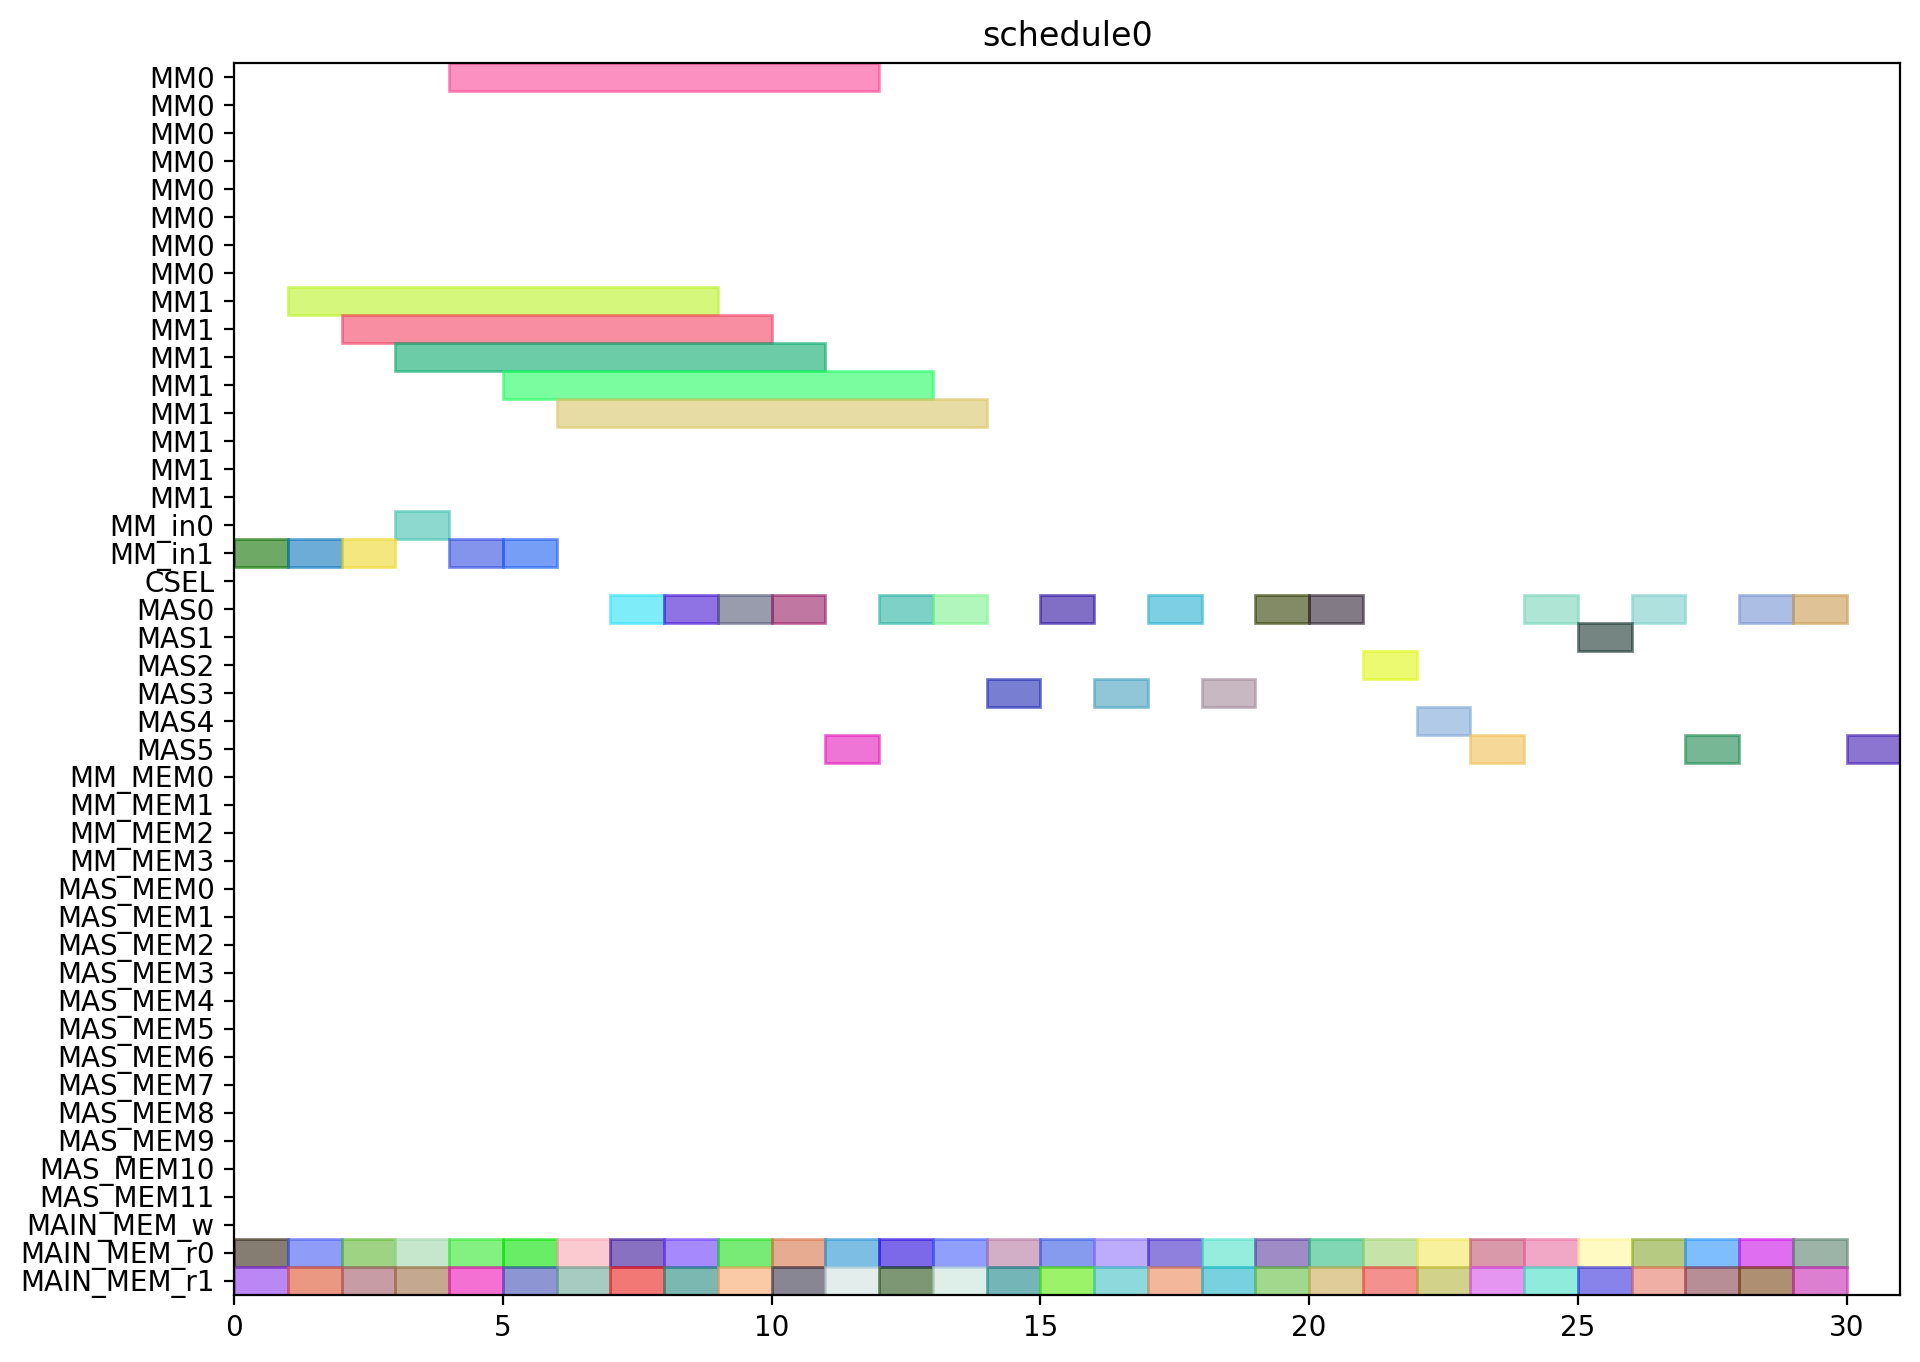

This chart was generated by the following Python code:
from pyschedule import Scenario, solvers, plotters, alt


def solve():
	horizon = 149
	S = Scenario("schedule0", horizon=horizon)

	# resource
	MM = S.Resources('MM', num=2, size=8)
	MM_in = S.Resources('MM_in', num=2)
	CSEL = S.Resource('CSEL')
	MAS = S.Resources('MAS', num=6, size=1, periods=range(1, horizon))
	MM_MEM = S.Resources('MM_MEM', num=4)
	MAS_MEM = S.Resources('MAS_MEM', num=12)
	MAIN_MEM_w = S.Resource('MAIN_MEM_w', size=1)
	MAIN_MEM_r = S.Resources('MAIN_MEM_r', num=2)

	# result of previous scheduling

	# new tasks
	d_t0_a1_0 = S.Task('d_t0_a1_0', length=1, delay_cost=1)
	d_t0_a1_0 += alt(MAS)
	d_t0_a1_0_mem0 = S.Task('d_t0_a1_0_mem0', length=1, delay_cost=1)
	d_t0_a1_0_mem0 += MAIN_MEM_r[0]
	S += d_t0_a1_0_mem0 <= d_t0_a1_0

	d_t0_a1_0_mem1 = S.Task('d_t0_a1_0_mem1', length=1, delay_cost=1)
	d_t0_a1_0_mem1 += MAIN_MEM_r[1]
	S += d_t0_a1_0_mem1 <= d_t0_a1_0

	d_t0_a1_1 = S.Task('d_t0_a1_1', length=1, delay_cost=1)
	d_t0_a1_1 += alt(MAS)
	d_t0_a1_1_mem0 = S.Task('d_t0_a1_1_mem0', length=1, delay_cost=1)
	d_t0_a1_1_mem0 += MAIN_MEM_r[0]
	S += d_t0_a1_1_mem0 <= d_t0_a1_1

	d_t0_a1_1_mem1 = S.Task('d_t0_a1_1_mem1', length=1, delay_cost=1)
	d_t0_a1_1_mem1 += MAIN_MEM_r[1]
	S += d_t0_a1_1_mem1 <= d_t0_a1_1

	d_t0_t10 = S.Task('d_t0_t10', length=1, delay_cost=1)
	d_t0_t10 += alt(MAS)
	d_t0_t10_mem0 = S.Task('d_t0_t10_mem0', length=1, delay_cost=1)
	d_t0_t10_mem0 += MAIN_MEM_r[0]
	S += d_t0_t10_mem0 <= d_t0_t10

	d_t0_t10_mem1 = S.Task('d_t0_t10_mem1', length=1, delay_cost=1)
	d_t0_t10_mem1 += MAIN_MEM_r[1]
	S += d_t0_t10_mem1 <= d_t0_t10

	d_t0_t11 = S.Task('d_t0_t11', length=1, delay_cost=1)
	d_t0_t11 += alt(MAS)
	d_t0_t11_mem0 = S.Task('d_t0_t11_mem0', length=1, delay_cost=1)
	d_t0_t11_mem0 += MAIN_MEM_r[0]
	S += d_t0_t11_mem0 <= d_t0_t11

	d_t0_t11_mem1 = S.Task('d_t0_t11_mem1', length=1, delay_cost=1)
	d_t0_t11_mem1 += MAIN_MEM_r[1]
	S += d_t0_t11_mem1 <= d_t0_t11

	d_t0_t3_t0 = S.Task('d_t0_t3_t0', length=8, delay_cost=1)
	d_t0_t3_t0 += alt(MM)
	d_t0_t3_t0_in = S.Task('d_t0_t3_t0_in', length=1, delay_cost=1)
	d_t0_t3_t0_in += alt(MM_in)
	S += d_t0_t3_t0_in*MM_in[0]<=d_t0_t3_t0*MM[0]
	S += d_t0_t3_t0_in*MM_in[1]<=d_t0_t3_t0*MM[1]
	d_t0_t3_t0_mem0 = S.Task('d_t0_t3_t0_mem0', length=1, delay_cost=1)
	d_t0_t3_t0_mem0 += MAIN_MEM_r[0]
	S += d_t0_t3_t0_mem0 <= d_t0_t3_t0

	d_t0_t3_t0_mem1 = S.Task('d_t0_t3_t0_mem1', length=1, delay_cost=1)
	d_t0_t3_t0_mem1 += MAIN_MEM_r[1]
	S += d_t0_t3_t0_mem1 <= d_t0_t3_t0

	d_t0_t3_t1 = S.Task('d_t0_t3_t1', length=8, delay_cost=1)
	d_t0_t3_t1 += alt(MM)
	d_t0_t3_t1_in = S.Task('d_t0_t3_t1_in', length=1, delay_cost=1)
	d_t0_t3_t1_in += alt(MM_in)
	S += d_t0_t3_t1_in*MM_in[0]<=d_t0_t3_t1*MM[0]
	S += d_t0_t3_t1_in*MM_in[1]<=d_t0_t3_t1*MM[1]
	d_t0_t3_t1_mem0 = S.Task('d_t0_t3_t1_mem0', length=1, delay_cost=1)
	d_t0_t3_t1_mem0 += MAIN_MEM_r[0]
	S += d_t0_t3_t1_mem0 <= d_t0_t3_t1

	d_t0_t3_t1_mem1 = S.Task('d_t0_t3_t1_mem1', length=1, delay_cost=1)
	d_t0_t3_t1_mem1 += MAIN_MEM_r[1]
	S += d_t0_t3_t1_mem1 <= d_t0_t3_t1

	d_t0_t3_t2 = S.Task('d_t0_t3_t2', length=1, delay_cost=1)
	d_t0_t3_t2 += alt(MAS)
	d_t0_t3_t2_mem0 = S.Task('d_t0_t3_t2_mem0', length=1, delay_cost=1)
	d_t0_t3_t2_mem0 += MAIN_MEM_r[0]
	S += d_t0_t3_t2_mem0 <= d_t0_t3_t2

	d_t0_t3_t2_mem1 = S.Task('d_t0_t3_t2_mem1', length=1, delay_cost=1)
	d_t0_t3_t2_mem1 += MAIN_MEM_r[1]
	S += d_t0_t3_t2_mem1 <= d_t0_t3_t2

	d_t0_t3_t3 = S.Task('d_t0_t3_t3', length=1, delay_cost=1)
	d_t0_t3_t3 += alt(MAS)
	d_t0_t3_t3_mem0 = S.Task('d_t0_t3_t3_mem0', length=1, delay_cost=1)
	d_t0_t3_t3_mem0 += MAIN_MEM_r[0]
	S += d_t0_t3_t3_mem0 <= d_t0_t3_t3

	d_t0_t3_t3_mem1 = S.Task('d_t0_t3_t3_mem1', length=1, delay_cost=1)
	d_t0_t3_t3_mem1 += MAIN_MEM_r[1]
	S += d_t0_t3_t3_mem1 <= d_t0_t3_t3

	d_t1_a1_0 = S.Task('d_t1_a1_0', length=1, delay_cost=1)
	d_t1_a1_0 += alt(MAS)
	d_t1_a1_0_mem0 = S.Task('d_t1_a1_0_mem0', length=1, delay_cost=1)
	d_t1_a1_0_mem0 += MAIN_MEM_r[0]
	S += d_t1_a1_0_mem0 <= d_t1_a1_0

	d_t1_a1_0_mem1 = S.Task('d_t1_a1_0_mem1', length=1, delay_cost=1)
	d_t1_a1_0_mem1 += MAIN_MEM_r[1]
	S += d_t1_a1_0_mem1 <= d_t1_a1_0

	d_t1_a1_1 = S.Task('d_t1_a1_1', length=1, delay_cost=1)
	d_t1_a1_1 += alt(MAS)
	d_t1_a1_1_mem0 = S.Task('d_t1_a1_1_mem0', length=1, delay_cost=1)
	d_t1_a1_1_mem0 += MAIN_MEM_r[0]
	S += d_t1_a1_1_mem0 <= d_t1_a1_1

	d_t1_a1_1_mem1 = S.Task('d_t1_a1_1_mem1', length=1, delay_cost=1)
	d_t1_a1_1_mem1 += MAIN_MEM_r[1]
	S += d_t1_a1_1_mem1 <= d_t1_a1_1

	d_t1_t10 = S.Task('d_t1_t10', length=1, delay_cost=1)
	d_t1_t10 += alt(MAS)
	d_t1_t10_mem0 = S.Task('d_t1_t10_mem0', length=1, delay_cost=1)
	d_t1_t10_mem0 += MAIN_MEM_r[0]
	S += d_t1_t10_mem0 <= d_t1_t10

	d_t1_t10_mem1 = S.Task('d_t1_t10_mem1', length=1, delay_cost=1)
	d_t1_t10_mem1 += MAIN_MEM_r[1]
	S += d_t1_t10_mem1 <= d_t1_t10

	d_t1_t11 = S.Task('d_t1_t11', length=1, delay_cost=1)
	d_t1_t11 += alt(MAS)
	d_t1_t11_mem0 = S.Task('d_t1_t11_mem0', length=1, delay_cost=1)
	d_t1_t11_mem0 += MAIN_MEM_r[0]
	S += d_t1_t11_mem0 <= d_t1_t11

	d_t1_t11_mem1 = S.Task('d_t1_t11_mem1', length=1, delay_cost=1)
	d_t1_t11_mem1 += MAIN_MEM_r[1]
	S += d_t1_t11_mem1 <= d_t1_t11

	d_t1_t3_t0 = S.Task('d_t1_t3_t0', length=8, delay_cost=1)
	d_t1_t3_t0 += alt(MM)
	d_t1_t3_t0_in = S.Task('d_t1_t3_t0_in', length=1, delay_cost=1)
	d_t1_t3_t0_in += alt(MM_in)
	S += d_t1_t3_t0_in*MM_in[0]<=d_t1_t3_t0*MM[0]
	S += d_t1_t3_t0_in*MM_in[1]<=d_t1_t3_t0*MM[1]
	d_t1_t3_t0_mem0 = S.Task('d_t1_t3_t0_mem0', length=1, delay_cost=1)
	d_t1_t3_t0_mem0 += MAIN_MEM_r[0]
	S += d_t1_t3_t0_mem0 <= d_t1_t3_t0

	d_t1_t3_t0_mem1 = S.Task('d_t1_t3_t0_mem1', length=1, delay_cost=1)
	d_t1_t3_t0_mem1 += MAIN_MEM_r[1]
	S += d_t1_t3_t0_mem1 <= d_t1_t3_t0

	d_t1_t3_t1 = S.Task('d_t1_t3_t1', length=8, delay_cost=1)
	d_t1_t3_t1 += alt(MM)
	d_t1_t3_t1_in = S.Task('d_t1_t3_t1_in', length=1, delay_cost=1)
	d_t1_t3_t1_in += alt(MM_in)
	S += d_t1_t3_t1_in*MM_in[0]<=d_t1_t3_t1*MM[0]
	S += d_t1_t3_t1_in*MM_in[1]<=d_t1_t3_t1*MM[1]
	d_t1_t3_t1_mem0 = S.Task('d_t1_t3_t1_mem0', length=1, delay_cost=1)
	d_t1_t3_t1_mem0 += MAIN_MEM_r[0]
	S += d_t1_t3_t1_mem0 <= d_t1_t3_t1

	d_t1_t3_t1_mem1 = S.Task('d_t1_t3_t1_mem1', length=1, delay_cost=1)
	d_t1_t3_t1_mem1 += MAIN_MEM_r[1]
	S += d_t1_t3_t1_mem1 <= d_t1_t3_t1

	d_t1_t3_t2 = S.Task('d_t1_t3_t2', length=1, delay_cost=1)
	d_t1_t3_t2 += alt(MAS)
	d_t1_t3_t2_mem0 = S.Task('d_t1_t3_t2_mem0', length=1, delay_cost=1)
	d_t1_t3_t2_mem0 += MAIN_MEM_r[0]
	S += d_t1_t3_t2_mem0 <= d_t1_t3_t2

	d_t1_t3_t2_mem1 = S.Task('d_t1_t3_t2_mem1', length=1, delay_cost=1)
	d_t1_t3_t2_mem1 += MAIN_MEM_r[1]
	S += d_t1_t3_t2_mem1 <= d_t1_t3_t2

	d_t1_t3_t3 = S.Task('d_t1_t3_t3', length=1, delay_cost=1)
	d_t1_t3_t3 += alt(MAS)
	d_t1_t3_t3_mem0 = S.Task('d_t1_t3_t3_mem0', length=1, delay_cost=1)
	d_t1_t3_t3_mem0 += MAIN_MEM_r[0]
	S += d_t1_t3_t3_mem0 <= d_t1_t3_t3

	d_t1_t3_t3_mem1 = S.Task('d_t1_t3_t3_mem1', length=1, delay_cost=1)
	d_t1_t3_t3_mem1 += MAIN_MEM_r[1]
	S += d_t1_t3_t3_mem1 <= d_t1_t3_t3

	d_t2_a1_0 = S.Task('d_t2_a1_0', length=1, delay_cost=1)
	d_t2_a1_0 += alt(MAS)
	d_t2_a1_0_mem0 = S.Task('d_t2_a1_0_mem0', length=1, delay_cost=1)
	d_t2_a1_0_mem0 += MAIN_MEM_r[0]
	S += d_t2_a1_0_mem0 <= d_t2_a1_0

	d_t2_a1_0_mem1 = S.Task('d_t2_a1_0_mem1', length=1, delay_cost=1)
	d_t2_a1_0_mem1 += MAIN_MEM_r[1]
	S += d_t2_a1_0_mem1 <= d_t2_a1_0

	d_t2_a1_1 = S.Task('d_t2_a1_1', length=1, delay_cost=1)
	d_t2_a1_1 += alt(MAS)
	d_t2_a1_1_mem0 = S.Task('d_t2_a1_1_mem0', length=1, delay_cost=1)
	d_t2_a1_1_mem0 += MAIN_MEM_r[0]
	S += d_t2_a1_1_mem0 <= d_t2_a1_1

	d_t2_a1_1_mem1 = S.Task('d_t2_a1_1_mem1', length=1, delay_cost=1)
	d_t2_a1_1_mem1 += MAIN_MEM_r[1]
	S += d_t2_a1_1_mem1 <= d_t2_a1_1

	d_t2_t10 = S.Task('d_t2_t10', length=1, delay_cost=1)
	d_t2_t10 += alt(MAS)
	d_t2_t10_mem0 = S.Task('d_t2_t10_mem0', length=1, delay_cost=1)
	d_t2_t10_mem0 += MAIN_MEM_r[0]
	S += d_t2_t10_mem0 <= d_t2_t10

	d_t2_t10_mem1 = S.Task('d_t2_t10_mem1', length=1, delay_cost=1)
	d_t2_t10_mem1 += MAIN_MEM_r[1]
	S += d_t2_t10_mem1 <= d_t2_t10

	d_t2_t11 = S.Task('d_t2_t11', length=1, delay_cost=1)
	d_t2_t11 += alt(MAS)
	d_t2_t11_mem0 = S.Task('d_t2_t11_mem0', length=1, delay_cost=1)
	d_t2_t11_mem0 += MAIN_MEM_r[0]
	S += d_t2_t11_mem0 <= d_t2_t11

	d_t2_t11_mem1 = S.Task('d_t2_t11_mem1', length=1, delay_cost=1)
	d_t2_t11_mem1 += MAIN_MEM_r[1]
	S += d_t2_t11_mem1 <= d_t2_t11

	d_t2_t3_t0 = S.Task('d_t2_t3_t0', length=8, delay_cost=1)
	d_t2_t3_t0 += alt(MM)
	d_t2_t3_t0_in = S.Task('d_t2_t3_t0_in', length=1, delay_cost=1)
	d_t2_t3_t0_in += alt(MM_in)
	S += d_t2_t3_t0_in*MM_in[0]<=d_t2_t3_t0*MM[0]
	S += d_t2_t3_t0_in*MM_in[1]<=d_t2_t3_t0*MM[1]
	d_t2_t3_t0_mem0 = S.Task('d_t2_t3_t0_mem0', length=1, delay_cost=1)
	d_t2_t3_t0_mem0 += MAIN_MEM_r[0]
	S += d_t2_t3_t0_mem0 <= d_t2_t3_t0

	d_t2_t3_t0_mem1 = S.Task('d_t2_t3_t0_mem1', length=1, delay_cost=1)
	d_t2_t3_t0_mem1 += MAIN_MEM_r[1]
	S += d_t2_t3_t0_mem1 <= d_t2_t3_t0

	d_t2_t3_t1 = S.Task('d_t2_t3_t1', length=8, delay_cost=1)
	d_t2_t3_t1 += alt(MM)
	d_t2_t3_t1_in = S.Task('d_t2_t3_t1_in', length=1, delay_cost=1)
	d_t2_t3_t1_in += alt(MM_in)
	S += d_t2_t3_t1_in*MM_in[0]<=d_t2_t3_t1*MM[0]
	S += d_t2_t3_t1_in*MM_in[1]<=d_t2_t3_t1*MM[1]
	d_t2_t3_t1_mem0 = S.Task('d_t2_t3_t1_mem0', length=1, delay_cost=1)
	d_t2_t3_t1_mem0 += MAIN_MEM_r[0]
	S += d_t2_t3_t1_mem0 <= d_t2_t3_t1

	d_t2_t3_t1_mem1 = S.Task('d_t2_t3_t1_mem1', length=1, delay_cost=1)
	d_t2_t3_t1_mem1 += MAIN_MEM_r[1]
	S += d_t2_t3_t1_mem1 <= d_t2_t3_t1

	d_t2_t3_t2 = S.Task('d_t2_t3_t2', length=1, delay_cost=1)
	d_t2_t3_t2 += alt(MAS)
	d_t2_t3_t2_mem0 = S.Task('d_t2_t3_t2_mem0', length=1, delay_cost=1)
	d_t2_t3_t2_mem0 += MAIN_MEM_r[0]
	S += d_t2_t3_t2_mem0 <= d_t2_t3_t2

	d_t2_t3_t2_mem1 = S.Task('d_t2_t3_t2_mem1', length=1, delay_cost=1)
	d_t2_t3_t2_mem1 += MAIN_MEM_r[1]
	S += d_t2_t3_t2_mem1 <= d_t2_t3_t2

	d_t2_t3_t3 = S.Task('d_t2_t3_t3', length=1, delay_cost=1)
	d_t2_t3_t3 += alt(MAS)
	d_t2_t3_t3_mem0 = S.Task('d_t2_t3_t3_mem0', length=1, delay_cost=1)
	d_t2_t3_t3_mem0 += MAIN_MEM_r[0]
	S += d_t2_t3_t3_mem0 <= d_t2_t3_t3

	d_t2_t3_t3_mem1 = S.Task('d_t2_t3_t3_mem1', length=1, delay_cost=1)
	d_t2_t3_t3_mem1 += MAIN_MEM_r[1]
	S += d_t2_t3_t3_mem1 <= d_t2_t3_t3

	d_t3000 = S.Task('d_t3000', length=1, delay_cost=1)
	d_t3000 += alt(MAS)
	d_t3000_mem0 = S.Task('d_t3000_mem0', length=1, delay_cost=1)
	d_t3000_mem0 += MAIN_MEM_r[0]
	S += d_t3000_mem0 <= d_t3000

	d_t3000_mem1 = S.Task('d_t3000_mem1', length=1, delay_cost=1)
	d_t3000_mem1 += MAIN_MEM_r[1]
	S += d_t3000_mem1 <= d_t3000

	d_t3001 = S.Task('d_t3001', length=1, delay_cost=1)
	d_t3001 += alt(MAS)
	d_t3001_mem0 = S.Task('d_t3001_mem0', length=1, delay_cost=1)
	d_t3001_mem0 += MAIN_MEM_r[0]
	S += d_t3001_mem0 <= d_t3001

	d_t3001_mem1 = S.Task('d_t3001_mem1', length=1, delay_cost=1)
	d_t3001_mem1 += MAIN_MEM_r[1]
	S += d_t3001_mem1 <= d_t3001

	d_t3010 = S.Task('d_t3010', length=1, delay_cost=1)
	d_t3010 += alt(MAS)
	d_t3010_mem0 = S.Task('d_t3010_mem0', length=1, delay_cost=1)
	d_t3010_mem0 += MAIN_MEM_r[0]
	S += d_t3010_mem0 <= d_t3010

	d_t3010_mem1 = S.Task('d_t3010_mem1', length=1, delay_cost=1)
	d_t3010_mem1 += MAIN_MEM_r[1]
	S += d_t3010_mem1 <= d_t3010

	d_t3011 = S.Task('d_t3011', length=1, delay_cost=1)
	d_t3011 += alt(MAS)
	d_t3011_mem0 = S.Task('d_t3011_mem0', length=1, delay_cost=1)
	d_t3011_mem0 += MAIN_MEM_r[0]
	S += d_t3011_mem0 <= d_t3011

	d_t3011_mem1 = S.Task('d_t3011_mem1', length=1, delay_cost=1)
	d_t3011_mem1 += MAIN_MEM_r[1]
	S += d_t3011_mem1 <= d_t3011

	d_t4000 = S.Task('d_t4000', length=1, delay_cost=1)
	d_t4000 += alt(MAS)
	d_t4000_mem0 = S.Task('d_t4000_mem0', length=1, delay_cost=1)
	d_t4000_mem0 += MAIN_MEM_r[0]
	S += d_t4000_mem0 <= d_t4000

	d_t4000_mem1 = S.Task('d_t4000_mem1', length=1, delay_cost=1)
	d_t4000_mem1 += MAIN_MEM_r[1]
	S += d_t4000_mem1 <= d_t4000

	d_t4001 = S.Task('d_t4001', length=1, delay_cost=1)
	d_t4001 += alt(MAS)
	d_t4001_mem0 = S.Task('d_t4001_mem0', length=1, delay_cost=1)
	d_t4001_mem0 += MAIN_MEM_r[0]
	S += d_t4001_mem0 <= d_t4001

	d_t4001_mem1 = S.Task('d_t4001_mem1', length=1, delay_cost=1)
	d_t4001_mem1 += MAIN_MEM_r[1]
	S += d_t4001_mem1 <= d_t4001

	solvers.mip.solve(S,msg=1,kind='CPLEX',ratio_gap=1.01)

	solution = [['hoge']*len(S.solution()[1]) for i in range(len(S.solution()))]
	for i in range(len(S.solution())):
		for j in range(len(S.solution()[i])):
			solution[i][j]=str(S.solution()[i][j])
	print(solution)

	cycles = int(solution[-1][3])

	pic_file_name = "/home/mfukuda/ABE/multiRAM_multiMAS_16mux/scheduling_result/stage8MM2_stage1MAS6/FP12_LADDERMUL/schedule0.png"
	if(S.solution() != []):
		plotters.matplotlib.plot(S,img_filename=pic_file_name, show_task_labels=False, fig_size=(cycles*0.25+3, 8))

	return solution
